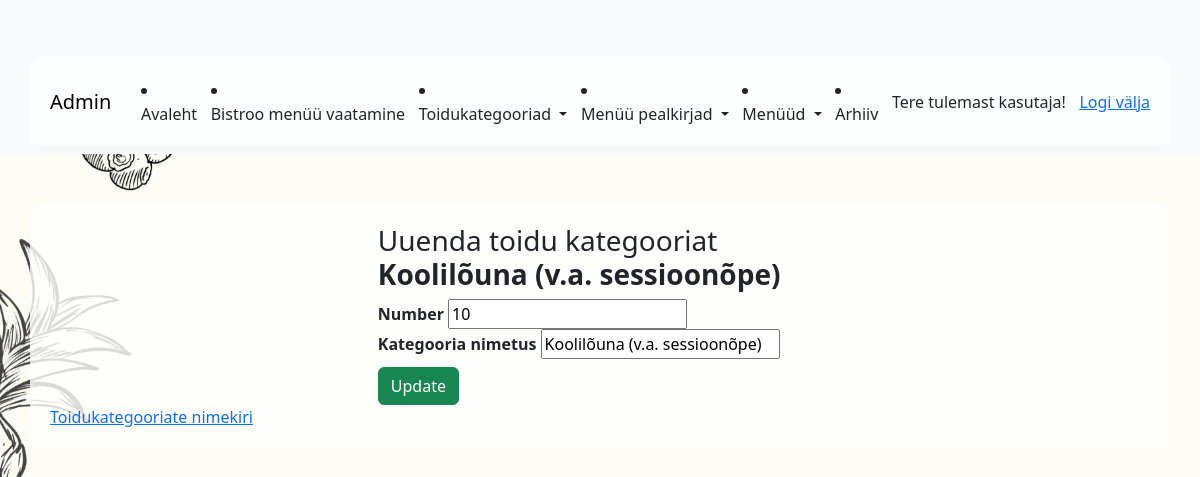
Screenshot of /app_admin/category_update/19 (signed in) with the database file from the repository.
### app_admin/models.py (models this page shows)
class Category(models.Model):
    number = models.PositiveIntegerField(verbose_name="Number")
    name = models.CharField(max_length=255, unique=True, verbose_name="Kategooria nimetus")
    def __str__(self):
        return self.name

### app_admin/views.py (the view)
# urls.py: path('category_update/<int:pk>', views.CategoryUpdateView.as_view(), name='category_update'),
class CategoryUpdateView(ManagerRequiredMixin, EditorRequiredMixin, UpdateView):
    template_name = 'app_admin/category_update.html'
    model = Category
    fields = '__all__'
    success_url = reverse_lazy('app_admin:category_list')

### app_admin/views.py (called while the page is built)
    def test_func(self):
        return self.request.user.groups.filter(name='Manager').exists()

### app_admin/templates/app_admin/category_update.html (shortened to what this page needs)
{% extends 'base_admin.html' %}
{% block content %}
	<div class="row">
    <div class="col-5 mx-auto">
        <h3>Uuenda toidu kategooriat <span class="fw-bold">{{ category }}</span></h3>
        <form method="post" class="form">
            {% for field in form %}
            	<div class="form-field">
                    <label for="{{ field.id_for_label }}" class="fw-bold">{{ field.label }}</label>
                    {{ field }}
                </div>
            {% endfor %}
            <input type="submit" value="Update" class="btn btn-success mt-2">
        </form>
    </div>
    <a href="{% url 'app_admin:category_list' %}">Toidukategooriate nimekiri</a>
    </div>
{% endblock %}

### templates/menu_admin.html (shortened to what this page needs)
<nav class="navbar navbar-expand-lg navbar-light bg-light">
  <div class="container">
    {% if user.is_authenticated %}
      <a class="navbar-brand" href="http://127.0.0.1:8000/admin/"> Admin </a>
        <li class="nav-item">
        <a class="nav-link" href="{% url "app_admin:index" %}" >Avaleht</a>
        </li>
        <li class="nav-item">
        <a class="nav-link" href="{% url "app_public:index" %}" >Bistroo menüü vaatamine</a>
        </li>
              <li class="nav-item dropdown">
          <a class="nav-link dropdown-toggle" href="#" role="button" data-bs-toggle="dropdown" aria-expanded="false">
                Toidukategooriad
          </a>
        </li>
              <li class="nav-item dropdown">
          <a class="nav-link dropdown-toggle" href="#" role="button"  data-bs-toggle="dropdown" aria-expanded="false">
               Menüü pealkirjad
          </a>
        </li>
        <li class="nav-item dropdown">
          <a class="nav-link dropdown-toggle" href="#" role="button"  data-bs-toggle="dropdown" aria-expanded="false">
               Menüüd
          </a>
        </li>
         <li class="nav-item">
    <a class="nav-link" href="{% url 'app_admin:archive_page' %}">Arhiiv</a>
  </li>
    <span class="nav-link">Tere tulemast {{ user.username }}! </span>
    <span id="logout-link" class="nav-link alert-info"><a href="#">Logi välja </a></span>
{% else %}
    <span class="nav-link">Kui sa soovid menüüd muuta, siis sa pead sisse logima! <a href="{% url 'login' %}">Logi sisse</a></span>
{% endif %}
    </div>
</nav>

### rows the page displays
Category: name "Koolilõuna (v.a. sessioonõpe)", form "10" "Koolilõuna (v.a. sessioonõpe)"

### other values shown
{{ user.username }} "kasutaja"
{{ field.label }} "Number" "Kategooria nimetus"
